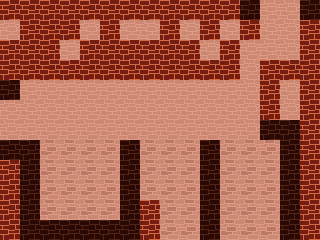

A 2D game scene composited from a Tiled map and its tileset images. What follows is a short description and the map's XML, with every tile layer's data as written:
An orthogonal 16x12 tile map with 20x20 px tiles, 2 tile layers (BACKGROUND, FOREGROUND).

<map version="1.0" tiledversion="1.0.3" orientation="orthogonal" renderorder="right-down" width="16" height="12" tilewidth="20" tileheight="20" nextobjectid="1">
 <tileset firstgid="1" source="tile-castle.tsx" />
 <layer name="BACKGROUND" width="16" height="12">
  <data encoding="csv">
17,17,17,17,17,17,17,17,17,17,17,17,17,17,17,17,
17,17,17,17,17,17,17,17,17,17,17,17,17,17,17,17,
17,17,17,17,17,17,17,17,17,17,17,17,17,17,17,17,
17,17,17,17,17,17,17,17,17,17,17,17,17,17,17,17,
17,17,17,17,17,17,17,17,17,17,17,17,17,17,17,17,
17,17,17,17,17,17,17,17,17,17,17,17,17,17,17,17,
17,17,17,17,17,17,17,17,17,17,17,17,17,17,17,17,
17,17,18,18,18,18,17,18,18,18,17,18,18,18,17,17,
17,17,18,18,18,18,17,18,18,18,17,18,18,18,17,17,
17,17,18,18,18,18,17,18,18,18,17,18,18,18,17,17,
17,17,18,18,18,18,17,18,18,18,17,18,18,18,17,17,
17,17,17,17,17,17,17,18,18,18,17,18,18,18,17,17
</data>
 </layer>
 <layer name="FOREGROUND" width="16" height="12">
  <data encoding="csv">
1,1,1,1,1,1,1,1,1,1,1,1,19,0,0,19,
0,1,1,1,0,1,0,0,1,0,1,0,1,0,0,1,
1,1,1,0,1,1,1,1,1,1,0,1,0,0,0,1,
1,1,1,1,1,1,1,1,1,1,1,1,0,1,1,1,
19,0,0,0,0,0,0,0,0,0,0,0,0,1,0,1,
0,0,0,0,0,0,0,0,0,0,0,0,0,1,0,1,
0,0,0,0,0,0,0,0,0,0,0,0,0,19,19,1,
19,19,0,0,0,0,19,0,0,0,19,0,0,0,19,1,
1,19,0,0,0,0,19,0,0,0,19,0,0,0,19,1,
1,19,0,0,0,0,19,0,0,0,19,0,0,0,19,1,
1,19,0,0,0,0,19,1,0,0,19,0,0,0,19,1,
1,19,19,19,19,19,19,1,0,0,19,0,0,0,19,1
</data>
 </layer>
</map>
